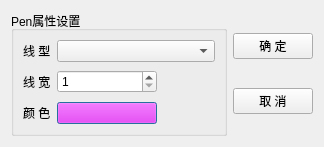
<?xml version="1.0" encoding="UTF-8"?>
<ui version="4.0">
 <class>DialogPen</class>
 <widget class="QDialog" name="DialogPen">
  <property name="geometry">
   <rect>
    <x>0</x>
    <y>0</y>
    <width>324</width>
    <height>147</height>
   </rect>
  </property>
  <property name="windowTitle">
   <string>Dialog</string>
  </property>
  <layout class="QHBoxLayout" name="horizontalLayout">
   <item>
    <widget class="QGroupBox" name="groupBox">
     <property name="title">
      <string>Pen属性设置</string>
     </property>
     <layout class="QGridLayout" name="gridLayout">
      <item row="0" column="0">
       <widget class="QLabel" name="label">
        <property name="text">
         <string>线 型</string>
        </property>
       </widget>
      </item>
      <item row="4" column="2">
       <spacer name="horizontalSpacer_2">
        <property name="orientation">
         <enum>Qt::Horizontal</enum>
        </property>
        <property name="sizeHint" stdset="0">
         <size>
          <width>98</width>
          <height>20</height>
         </size>
        </property>
       </spacer>
      </item>
      <item row="2" column="2">
       <spacer name="horizontalSpacer">
        <property name="orientation">
         <enum>Qt::Horizontal</enum>
        </property>
        <property name="sizeHint" stdset="0">
         <size>
          <width>98</width>
          <height>20</height>
         </size>
        </property>
       </spacer>
      </item>
      <item row="2" column="1">
       <widget class="QSpinBox" name="spinWidth">
        <property name="minimumSize">
         <size>
          <width>100</width>
          <height>0</height>
         </size>
        </property>
        <property name="minimum">
         <number>1</number>
        </property>
        <property name="maximum">
         <number>100</number>
        </property>
       </widget>
      </item>
      <item row="4" column="0">
       <widget class="QLabel" name="label_3">
        <property name="text">
         <string>颜 色</string>
        </property>
       </widget>
      </item>
      <item row="2" column="0">
       <widget class="QLabel" name="label_2">
        <property name="text">
         <string>线 宽</string>
        </property>
       </widget>
      </item>
      <item row="0" column="1" colspan="2">
       <widget class="QComboBox" name="comboPenStyle"/>
      </item>
      <item row="1" column="1">
       <spacer name="verticalSpacer">
        <property name="orientation">
         <enum>Qt::Vertical</enum>
        </property>
        <property name="sizeHint" stdset="0">
         <size>
          <width>20</width>
          <height>40</height>
         </size>
        </property>
       </spacer>
      </item>
      <item row="3" column="1">
       <spacer name="verticalSpacer_2">
        <property name="orientation">
         <enum>Qt::Vertical</enum>
        </property>
        <property name="sizeHint" stdset="0">
         <size>
          <width>20</width>
          <height>40</height>
         </size>
        </property>
       </spacer>
      </item>
      <item row="4" column="1">
       <widget class="QPushButton" name="btnColor">
        <property name="autoFillBackground">
         <bool>false</bool>
        </property>
        <property name="styleSheet">
         <string notr="true">background-color: rgb(255, 0, 255);</string>
        </property>
        <property name="text">
         <string/>
        </property>
        <property name="flat">
         <bool>false</bool>
        </property>
       </widget>
      </item>
     </layout>
    </widget>
   </item>
   <item>
    <layout class="QVBoxLayout" name="verticalLayout">
     <item>
      <spacer name="verticalSpacer_5">
       <property name="orientation">
        <enum>Qt::Vertical</enum>
       </property>
       <property name="sizeHint" stdset="0">
        <size>
         <width>20</width>
         <height>40</height>
        </size>
       </property>
      </spacer>
     </item>
     <item>
      <widget class="QPushButton" name="btnOK">
       <property name="text">
        <string>确 定</string>
       </property>
      </widget>
     </item>
     <item>
      <spacer name="verticalSpacer_4">
       <property name="orientation">
        <enum>Qt::Vertical</enum>
       </property>
       <property name="sizeHint" stdset="0">
        <size>
         <width>20</width>
         <height>40</height>
        </size>
       </property>
      </spacer>
     </item>
     <item>
      <widget class="QPushButton" name="btnCancel">
       <property name="text">
        <string>取 消</string>
       </property>
      </widget>
     </item>
     <item>
      <spacer name="verticalSpacer_3">
       <property name="orientation">
        <enum>Qt::Vertical</enum>
       </property>
       <property name="sizeHint" stdset="0">
        <size>
         <width>20</width>
         <height>40</height>
        </size>
       </property>
      </spacer>
     </item>
    </layout>
   </item>
  </layout>
 </widget>
 <resources/>
 <connections>
  <connection>
   <sender>btnOK</sender>
   <signal>clicked()</signal>
   <receiver>DialogPen</receiver>
   <slot>accept()</slot>
   <hints>
    <hint type="sourcelabel">
     <x>276</x>
     <y>47</y>
    </hint>
    <hint type="destinationlabel">
     <x>161</x>
     <y>73</y>
    </hint>
   </hints>
  </connection>
  <connection>
   <sender>btnCancel</sender>
   <signal>clicked()</signal>
   <receiver>DialogPen</receiver>
   <slot>reject()</slot>
   <hints>
    <hint type="sourcelabel">
     <x>276</x>
     <y>99</y>
    </hint>
    <hint type="destinationlabel">
     <x>161</x>
     <y>73</y>
    </hint>
   </hints>
  </connection>
 </connections>
</ui>
